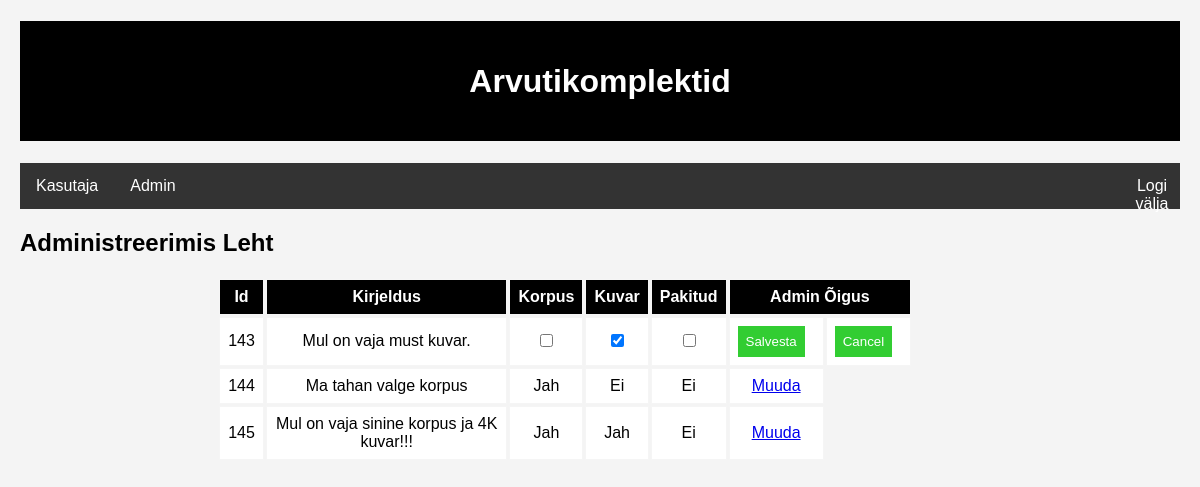
Screenshot of /AdminLeht.php?muutmine=143 with the database file from the repository.
### tables this page shows
CREATE TABLE `arvutitellimused` (
  `id` int(11) NOT NULL,
  `kirjeldus` text DEFAULT ' ',
  `korpus` bit(1) DEFAULT NULL,
  `kuvar` bit(1) DEFAULT NULL,
  `pakitud` bit(1) DEFAULT b'0',
  `tellimusNR` varchar(4) DEFAULT NULL
);

### funct.php (called while the page is built, shortened)
<?php
require ("conf.php");
function autoKuvamine(){
    global $yhendus;
    $paring = $yhendus->prepare("SELECT id, kirjeldus, korpus, kuvar, pakitud  FROM arvutitellimused");
    $paring->bind_result($arvutiIdAd, $opisanieAd, $korpusAd, $monitorAd, $upakovkaAd);
    $paring->execute();
    $andmed = array();
    while($paring->fetch()) {
        $arvuti = new stdClass();
        $arvuti->id = $arvutiIdAd;
        $arvuti->kirjeldus = htmlspecialchars($opisanieAd);
        $arvuti->korpus = htmlspecialchars($korpusAd);
        $arvuti->kuvar = $monitorAd;
        $arvuti->pakitud = $upakovkaAd;
        array_push($andmed, $arvuti);
    }
    return $andmed;
}
?>

### AdminLeht.php (the view, shortened to what this page needs)
<?php
require ('conf.php');
require ('funct.php');
$arvutid = autoKuvamine();
?>
<!doctype html>
<html lang="et">
<head>
    <link rel="stylesheet" type="text/css" href="ZvezdiCss.css"
    <meta charset="UTF-8">
</head>
<body>
<h1>Arvutikomplektid</h1>
<nav>
    <ul>
        <li><a href="haldusleht.php">Kasutaja</a></li>
        <li><a href="AdminLeht.php">Admin</a></li>
        <li id="logout"><a href="logout.php">Logi välja</a></li>
    </ul>
</nav>
<h2>Administreerimis Leht</h2>
<table>
    <tr>
        <th>Id</th>
        <th>Kirjeldus</th>
        <th>Korpus</th>
        <th>Kuvar</th>
        <th>Pakitud</th>
        <th colspan="2">Admin Õigus</th>
    </tr>
    <?php foreach ($arvutid as $arvuti): ?>
        <tr>
            <?php if (!isset($_REQUEST["muutmine"]) || $arvuti->id != intval($_REQUEST["muutmine"])) : ?>
                <td><?= $arvuti->id ?></td>
                <td><?= $arvuti->kirjeldus ?></td>
                <td><?= $arvuti->korpus ? 'Jah' : 'Ei' ?></td>
                <td><?= $arvuti->kuvar ? 'Jah' : 'Ei' ?></td>
                <td><?= $arvuti->pakitud ? 'Jah' : 'Ei' ?></td>
                <td><?= "<a href='AdminLeht.php?muutmine=$arvuti->id'>Muuda</a>" ?></td>
            <?php else:  ?>
                <form action="AdminLeht.php">
                    <td><?= $arvuti->id ?></td>
                    <td><?= $arvuti->kirjeldus ?></td>
                    <td><input type="checkbox" name="korpus" <?= $arvuti->korpus ? 'checked' : '' ?>></td>
                    <td><input type="checkbox" name="kuvar" <?= $arvuti->kuvar ? 'checked' : '' ?>></td>
                    <td><input type="checkbox" name="pakitud" <?= $arvuti->pakitud ? 'checked' : '' ?>></td>
                    <td><input type='submit' name='Saalvesta' value='Salvesta'></td>
                    <td><input type="button" name="Cancel" value="Cancel" onclick="history.back()"></td>
                </form>
            <?php endif ?>
        </tr>
    <?php endforeach; ?>
</table>
</body>
</html>

### ZvezdiCss.css (style rules this page uses)
body { font-family: 'Arial'; background-color: #f4f4f4; margin: 20px; }
table { width: 60%; margin-top: 20px; margin-left: 17%; }
th, td { border: 1px solid whitesmoke; padding: 8px; text-align: center; }
th { background-color: black; color: white; cursor: pointer; }
form { margin-top: 20px; }
input[type="text"], input[type="submit"], input[type="button"] { padding: 8px; margin-right: 10px; }
input[type="submit"], input[type="button"] { background-color: limegreen; color: white; border: none; cursor: pointer; }
td { background-color: white; }
h1 { color: white; background-color: black; height: 80px; padding: 20px; display: flex; align-items: center; justify-content: center; }
ul { list-style-type: none; margin: 0; padding: 0; overflow: hidden; background-color: #333; }
li { float: left; }
li a { display: block; color: white; text-align: center; padding: 14px 16px; text-decoration: none; }
#logout { position: absolute; left: 92%; }

### rows the page displays
arvutitellimused: id "143", kirjeldus "Mul on vaja must kuvar.", kuvar "☑"
arvutitellimused: id "144", kirjeldus "Ma tahan valge korpus", korpus "Jah", kuvar "Ei", pakitud "Ei"
arvutitellimused: id "145", kirjeldus "Mul on vaja sinine korpus ja 4K kuvar!!!", korpus "Jah", kuvar "Jah", pakitud "Ei"
